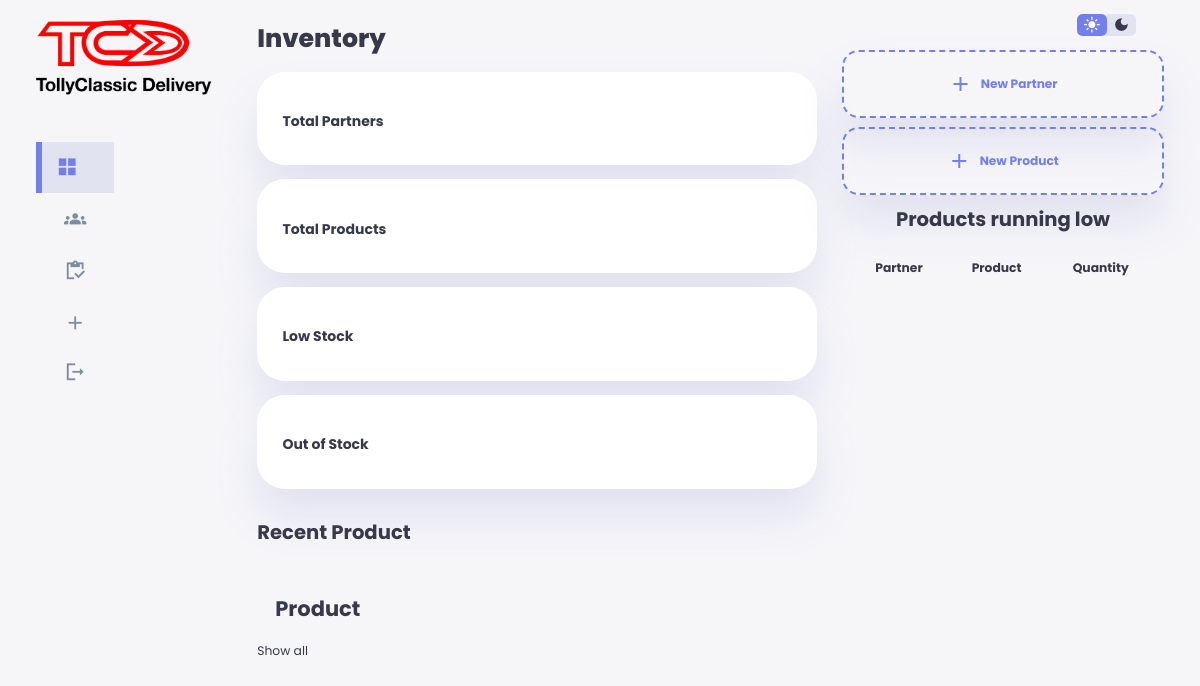
Page /okojooja/index.php on the earlier database version.
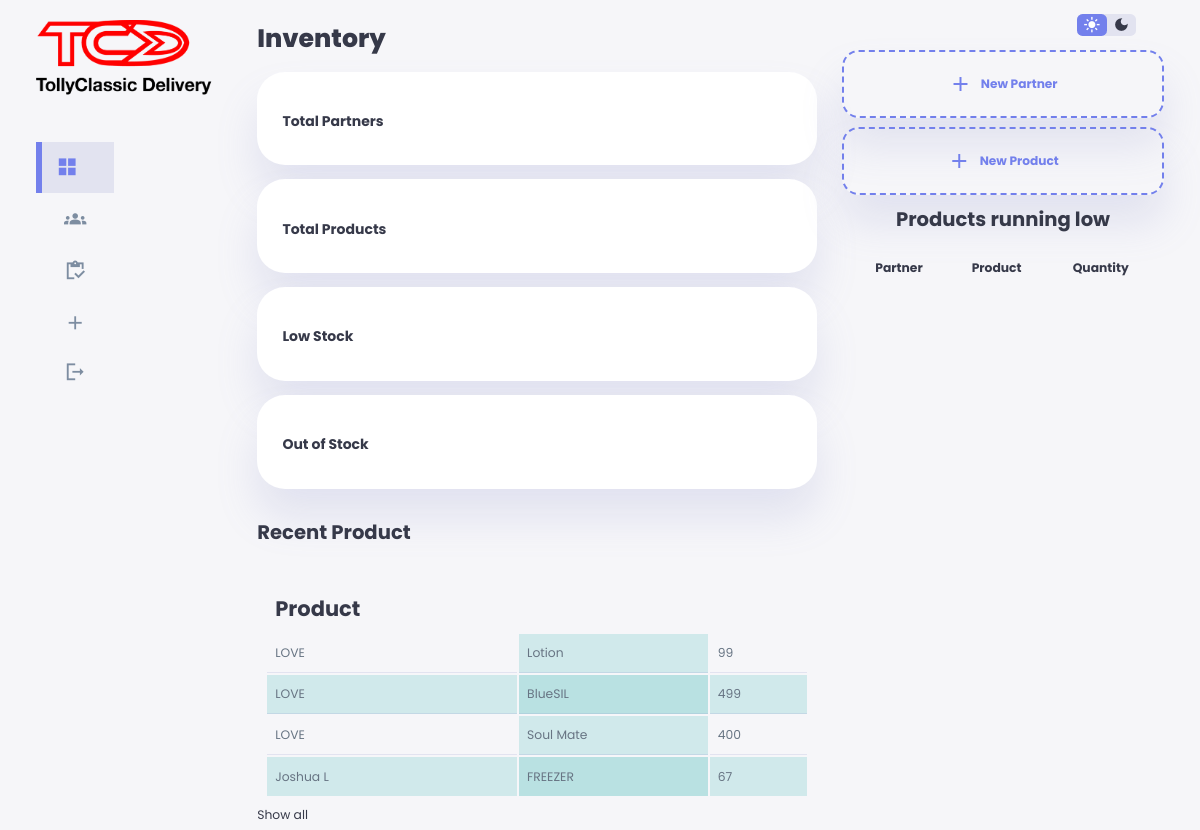
Same page on the later database version.
### tables this page shows
CREATE TABLE `products` (
  `id` int(11) NOT NULL,
  `partner` varchar(100) NOT NULL,
  `productName` varchar(100) NOT NULL,
  `quantity` varchar(100) NOT NULL,
  `date` timestamp NOT NULL DEFAULT current_timestamp() ON UPDATE current_timestamp()
);

### okojooja/index.php (the view, shortened to what the changed rows need)
<!DOCTYPE html>
<html lang="en">
<head>
    <link rel="stylesheet" href="css/style.css">
</head>
<body>
    <div class="container">
        <main>
            <h1>Inventory</h1>
            <div class="recent-sales">
                <h2>Recent Product</h2>
                <table style="width: 100%;">
                    <thead>
                        <tr>
                            <th>Product</th>
                        </tr>
                    </thead>
                    <tbody id="table-body">
                        <?php
                        require '../config.php';
                        $query = mysqli_query($conn, "SELECT partner, productName, quantity FROM products ORDER BY partner DESC LIMIT 10");
                        while ($row = mysqli_fetch_array($query)) {
                            $partner = $row['partner'];
                            $productName = $row['productName'];
                            $quantity = $row['quantity'];
                            ?>
                        <tr>
                            <td> <?php echo $partner; ?></td>
                            <td><?php echo $productName; ?></td>
                            <td><?php echo $quantity; ?></td>
                        </tr>
                        <?php } ?>
                    </tbody>
                </table>
        </main>
        <div class="right">
            <div class="sales-analytics">
                <span>
                    <center>
                        <h2>Products running low</h2>
                    </center>
                </span>
                <table style="width: 100%;">
                    <thead>
                        <tr>
                            <th>Partner</th>
                            <th>Product</th>
                            <th>Quantity</th>
                        </tr>
                    </thead>
                </table>
            </div>
        </div>
    </div>
</body>
</html>

Differences in the rows shown:
added products: partner "LOVE", productName "Lotion", quantity "99"
added products: partner "LOVE", productName "BlueSIL", quantity "499"
added products: partner "LOVE", productName "Soul Mate", quantity "400"
added products: partner "Joshua L", productName "FREEZER", quantity "67"
